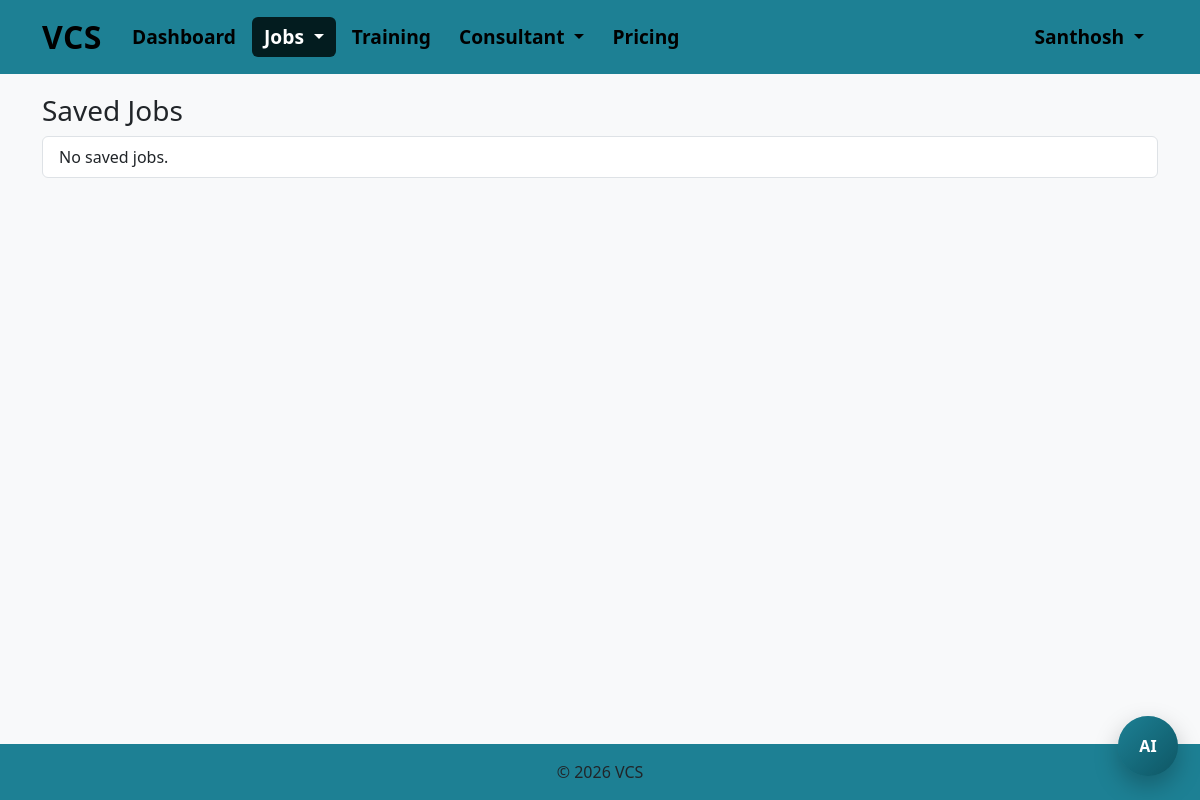
The app's page /jobs/saved/ (signed in), older data.
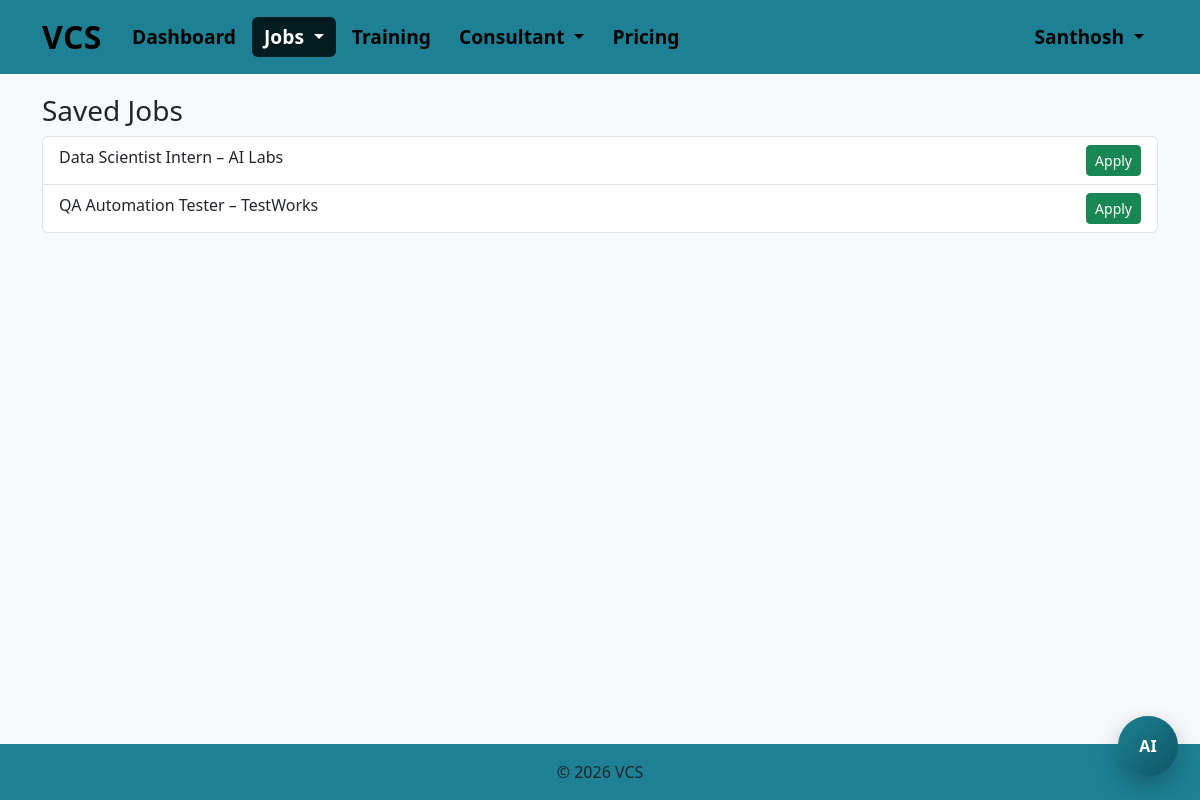
The same page, newer data.
### jobs/models.py (models this page shows, shortened)
class SavedJob(models.Model):
    user = models.ForeignKey(
        settings.AUTH_USER_MODEL,
        on_delete=models.CASCADE,
        related_name="saved_jobs"
    )
    job = models.ForeignKey(
        Job,
        on_delete=models.CASCADE,
        related_name="saved_by"
    )
    saved_at = models.DateTimeField(auto_now_add=True)
    class Meta:
        unique_together = ("user", "job")
        ordering = ["-saved_at"]

class Job(models.Model):
    JOB_TYPE_CHOICES = [
        ('FT', 'Full-time'),
        ('IN', 'Internship'),
        ('CT', 'Contract'),
    ]
    STATUS_CHOICES = [
        ('PENDING', 'Pending Approval'),
        ('PUBLISHED', 'Published'),
        ('REJECTED', 'Rejected'),
    ]
    VISIBILITY_CHOICES = [
        ('FREE', 'Free'),
        ('PRO', 'Pro'),
    ]
    title = models.CharField(max_length=200)
    company_name = models.CharField(max_length=200)
    location = models.CharField(max_length=100)
    experience_min = models.PositiveIntegerField()
    experience_max = models.PositiveIntegerField()
    visibility = models.CharField(
        max_length=10,
        choices=VISIBILITY_CHOICES,
        default='FREE'
    )
    job_type = models.CharField(
        max_length=2,
        choices=JOB_TYPE_CHOICES
    )
    description = models.TextField()
    skills = models.CharField(max_length=255)
    deadline = models.DateField()
    tag_fresher = models.BooleanField(default=False)
    status = models.CharField(
        max_length=10,
        choices=STATUS_CHOICES,
        default='PENDING'
    )
    created_by = models.ForeignKey(
        settings.AUTH_USER_MODEL,
        on_delete=models.CASCADE,
        related_name="jobs_created"
    )
    created_at = models.DateTimeField(auto_now_add=True)
    class Meta:
        ordering = ["-created_at"]

### jobs/views.py (the view)
# urls.py: path("saved/", views.saved_jobs, name="saved_jobs"),
@login_required
def saved_jobs(request):
    jobs = SavedJob.objects.filter(user=request.user)
    return render(request, "jobs/saved_jobs.html", {"jobs": jobs})

### jobs/templates/jobs/saved_jobs.html
{% extends "accounts/base.html" %}
{% block content %}
<h3>Saved Jobs</h3>
<ul class="list-group">
  {% for s in jobs %}
  <li class="list-group-item d-flex justify-content-between">
    {{ s.job.title }} – {{ s.job.company_name }}
    <a href="{% url 'apply_job' s.job.id %}" class="btn btn-sm btn-success">Apply</a>
  </li>
  {% empty %}
  <li class="list-group-item">No saved jobs.</li>
  {% endfor %}
</ul>
{% endblock %}

Row changes from the older to the newer data that the page shows:
added SavedJob: job "Data Scientist Intern", job.company_name "AI Labs"
added SavedJob: job "QA Automation Tester", job.company_name "TestWorks"
Text that changed along with them:
text no longer shown: "No saved jobs."
